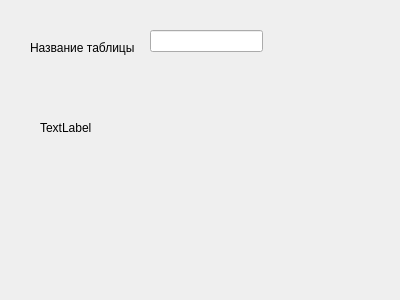
<?xml version="1.0" encoding="UTF-8"?>
<ui version="4.0">
 <class>create_table</class>
 <widget class="QWidget" name="create_table">
  <property name="geometry">
   <rect>
    <x>0</x>
    <y>0</y>
    <width>400</width>
    <height>300</height>
   </rect>
  </property>
  <property name="windowTitle">
   <string>Form</string>
  </property>
  <widget class="QLabel" name="label">
   <property name="geometry">
    <rect>
     <x>30</x>
     <y>40</y>
     <width>111</width>
     <height>16</height>
    </rect>
   </property>
   <property name="text">
    <string>Название таблицы</string>
   </property>
  </widget>
  <widget class="QLineEdit" name="tablename">
   <property name="geometry">
    <rect>
     <x>150</x>
     <y>30</y>
     <width>113</width>
     <height>22</height>
    </rect>
   </property>
  </widget>
  <widget class="QLabel" name="label_2">
   <property name="geometry">
    <rect>
     <x>40</x>
     <y>120</y>
     <width>55</width>
     <height>16</height>
    </rect>
   </property>
   <property name="text">
    <string>TextLabel</string>
   </property>
  </widget>
 </widget>
 <resources/>
 <connections/>
</ui>
